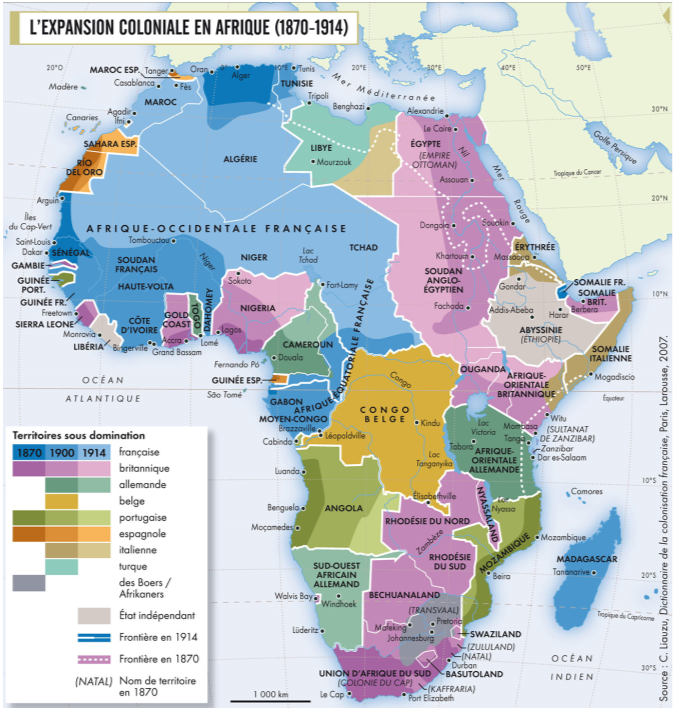
#> input picture source-map.png, 673 x 710 px
$ python trace_text.py
#> lines starting #> are read from the running program, lines starting #| are printed output that depends on the picture; after the words box and inside, x2 and y2 are one past the last pixel; in counts of white or black regions, pixels touching at a corner belong together
#!/usr/bin/env python3
"""Step 5a of the source-map trace: locate every piece of lettering.

The text of the map was read with the OCR of macOS (scratch/redraw/ocr,
on a 4x copy of the scan) and corrected by hand in FIX / EXTRA below.  Every
label is then fitted to the ink of the scan: the bounding box is refined to
the ink pixels that lie inside (a little margin around) the OCR box, city
dots excluded.

The OCR step needs macOS (`swift` + the Vision framework): it is run once
and its result is kept in scratch/.

Output: data/trace_text.json
  dots     [[x, y], ...]           city dots (centre)
  labels   [{t, x0, y0, x1, y1, slant, ink: [[x, y], ...]}]
"""
import json
import os
import subprocess

import numpy as np
from PIL import Image
from scipy import ndimage as ndi

ROOT = os.path.dirname(os.path.dirname(os.path.abspath(__file__)))
OUT = os.path.join(ROOT, 'data')
OCR = os.path.join(ROOT, 'scratch', 'redraw', 'ocr', 'obs.json')


def ocr():
    """Read the lettering of the scan with the text recognition of macOS
    (scripts/trace_ocr.swift) on a 4x copy, unless already done."""
    if os.path.exists(OCR):
        return
    os.makedirs(os.path.dirname(OCR), exist_ok=True)
    up = os.path.join(os.path.dirname(OCR), 'up4.png')
    im = Image.open(os.path.join(ROOT, 'source-map.png')).convert('RGB')
    im.resize((im.width * 4, im.height * 4), Image.LANCZOS).save(up)
    subprocess.run(['swift', os.path.join(ROOT, 'scripts', 'trace_ocr.swift'), up, OCR], check=True)
#> (this line was passed over: subprocess is not available in this run)

# OCR text -> corrected text (same box)
FIX = {
    'Orano': 'Oran', 'Ager': 'Alger', 'Casablanca ,': 'Casablanca', '• Fès': 'Fès', 'Madère •': 'Madère',
    'Benghazi •': 'Benghazi', 'Le Caire o': 'Le Caire', '• Maurzauk': 'Mourzouk', 'RIO': 'RÍO',
    'Tropique du Corcel': 'Tropique du Cancer', 'Assouan o': 'Assouan', 'Arguin?': 'Arguin',
    'lles': 'Îles', 'Souckin •': 'Souakin', 'Dongala o': 'Dongola', 'Loc': 'Lac', 'Tchod': 'Tchad',
    'Khartouno': 'Khartoum', 'Massãoca •': 'Massaoua', 'Sckoto': 'Sokoto', '• FortLamy': 'Fort-Lamy',
    'Fachada o': 'Fachoda', 'AcdisAbeto': 'Addis-Abeba', 'Haror': 'Harar', 'Freetown!': 'Freetown',
    '• ogos': 'Lagos', 'Manrovia •': 'Monrovia', 'ccra •': 'Accra', '•Douala': 'Douala',
    '• Mogodiscio': 'Mogadiscio', 'GUINÉE ESP:': 'GUINÉE ESP.', 'Equctenr': 'Équateur', '•Witu': 'Witu',
    '• Kindu': 'Kindu', 'Momu': 'Mombasa', '• Léopoldville': 'Léopoldville', 'rZanzibar': 'Zanzibar',
    '• Dor es Salaam': 'Dar es-Salaam', 'Tangonyika': 'Tanganyika', 'Luanda o': 'Luanda',
    'Elischeftvile': 'Elisabethville', 'Benguelo•': 'Benguela', 'Nyossa': 'Nyassa', 'MoçamedesO': 'Moçamedes',
    '• Pretonic': 'Pretoria', 'Mafeking®': 'Mafeking', '-SWAZILAND': 'SWAZILAND', 'Jchannesburg': 'Johannesburg',
    '-(ZULULAND)': '(ZULULAND)', '-(NATAL)': '(NATAL)', '•BASUTOLAND': 'BASUTOLAND', 'Le Cap ?': 'Le Cap',
    '• Port Eizabeth': 'Port Elizabeth', '30°5': '30°S', 'Trapique de Capricome': 'Tropique du Capricorne',
    'Y(KAFFRARIA)': '(KAFFRARIA)', 'Saintlouis o': 'Saint-Louis', 'Tombouctou o': 'Tombouctou',
    'Cabindo (': 'Cabinda', '10°S': '10°S',
}
# OCR observations that merge several labels: (text of the OCR line) -> [(text, x0, y0, x1, y1), ...]
SPLIT = {
    'O*E O/Tunis': [('10°E', 271, 65, 283, 72), ('Tunis', 286, 64, 311, 74)],
    'MAROC ESP. Tanger:': [('MAROC ESP.', 88, 66, 141, 75), ('Tanger', 145, 66, 173, 74)],
    'Dokor • SÉNÉGAL': [('Dakar', 20, 246, 42, 256), ('SÉNÉGAL', 50, 248, 94, 259)],
    'LIBÉRIA Bingerville "Grand Bossam': [('LIBÉRIA', 74, 338, 108, 350), ('Bingerville', 111, 337, 152, 347),
                                          ('Grand Bassam', 154, 345, 206, 356)],
    'OUGANDA AFRIQUE-': [('OUGANDA', 458, 364, 500, 376), ('AFRIQUE-', 505, 365, 552, 377)],
    'Toboro AFRIQUE.': [('Tabora', 444, 443, 470, 455), ('AFRIQUE-', 474, 443, 520, 456)],
    'Victonia Tangio': [('Victoria', 468, 424, 497, 435), ('Tanga', 503, 424, 528, 436)],
    'Walvis Bay• Windhoek': [('Walvis Bay', 272, 591, 314, 602), ('Windhoek', 318, 596, 360, 607)],
    'Mer Mediterrante': None,                 # rotated, see EXTRA
    'Golfe Persique': None, 'Rouge': None, 'Congo': None, 'OPIOUEZOUATO': None, '0901': None,
    'DAHOMEY': None, 'FRANÇAISE': None, 'Zambèze': None, 'ON': None, '2007.': None,
    'Paris, Larousse,': None, '•': None, '1000 km': None,
}
# (text, x0, y0, x1, y1, rotation in degrees, optional)  lettering the OCR missed or that is rotated
EXTRA = [
    ('Agadir', 118, 110, 140, 121, 0), ('Ifni', 124, 122, 138, 131, 0), ('Beira', 536, 545, 556, 556, 0),
    ('Nil', 452, 140, 466, 158, -70), ('Niger', 195, 250, 212, 274, -68),
    ('Mer Méditerranée', 327, 70, 440, 100, -11), ('Mer Rouge', 503, 190, 541, 232, 72),
    ('Golfe Persique', 586, 122, 646, 172, -36), ('TOGO', 201, 296, 212, 338, -90),
    ('DAHOMEY', 204, 286, 216, 338, -90), ('AFRIQUE ÉQUATORIALE FRANÇAISE', 345, 270, 372, 440, -78),
    ('Congo', 384, 366, 416, 397, -36), ('Zambèze', 408, 520, 452, 564, -33),
    ('NYASSALAND', 473, 498, 490, 560, -80), ('MOZAMBIQUE', 478, 548, 545, 604, -52),
    ('1 000 km', 250, 688, 292, 702, 0),
    # legend and title lettering
    ('Territoires sous domination', 12, 428, 150, 443, 0),
    ('française', 119, 462, 206, 477, 0), ('britannique', 119, 478, 206, 493, 0),
    ('allemande', 119, 495, 206, 510, 0), ('belge', 119, 511, 206, 526, 0),
    ('portugaise', 119, 527, 206, 542, 0), ('espagnole', 119, 543, 206, 558, 0),
    ('italienne', 119, 559, 206, 574, 0), ('turque', 119, 575, 206, 590, 0),
    ('des Boers /', 119, 591, 206, 607, 0), ('Afrikaners', 119, 608, 206, 624, 0),
    ('État indépendant', 119, 624, 206, 639, 0), ('Frontière en 1914', 119, 644, 206, 656, 0),
    ('Frontière en 1870', 119, 662, 206, 676, 0), ('(NATAL)', 77, 676, 110, 689, 0),
    ('Nom de territoire', 119, 675, 206, 688, 0), ('en 1870', 119, 686, 206, 699, 0),
    ('1870', 19, 447, 46, 458, 0), ('1900', 49, 447, 76, 458, 0), ('1914', 81, 447, 108, 458, 0),
    ("L'EXPANSION COLONIALE EN AFRIQUE (1870-1914)", 26, 17, 350, 38, 0),
    ('Source : C. Liauzu, Dictionnaire de la colonisation française, Paris, Larousse, 2007.', 654, 318, 670, 706, -90),
]
# OCR observations to drop entirely (dots, fragments handled elsewhere)
DROP_TEXT = {'•', 'ON', '2007.', 'Paris, Larousse,', 'O*E O/Tunis', 'MAROC ESP. Tanger:', 'Dokor • SÉNÉGAL',
             'LIBÉRIA Bingerville "Grand Bossam', 'OUGANDA AFRIQUE-', 'Toboro AFRIQUE.', 'Victonia Tangio',
             'Walvis Bay• Windhoek', 'Mer Mediterrante', 'Golfe Persique', 'Rouge', 'Congo', 'OPIOUEZOUATO',
             '0901', 'DAHOMEY', 'FRANÇAISE', 'Zambèze', '1000 km'}


def ink_and_dots():
    """Ink = pixels clearly darker than their surroundings (the local
    background = brightest pixel of the 9 x 9 neighbourhood, which also holds
    for lettering inside the white halo of another label).  City dots are the
    small solid dark blobs that nothing else is attached to."""
    rgb = np.asarray(Image.open(os.path.join(ROOT, 'source-map.png')).convert('RGB')).astype(float)
    lum = rgb @ np.array([0.299, 0.587, 0.114])
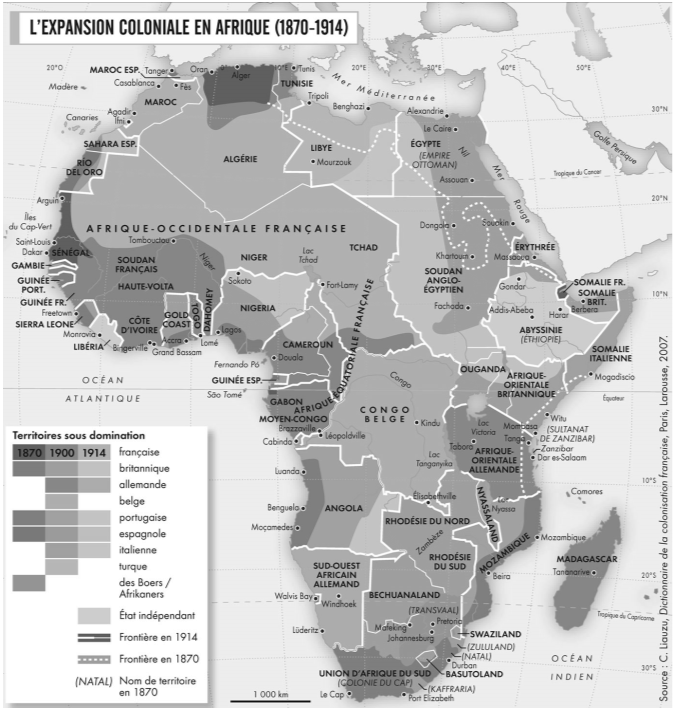
#> lum: shape (710, 673) float64; min 11.87, max 255, mean 199
    med = ndi.median_filter(lum, 3)
    bg = ndi.maximum_filter(med, size=9)
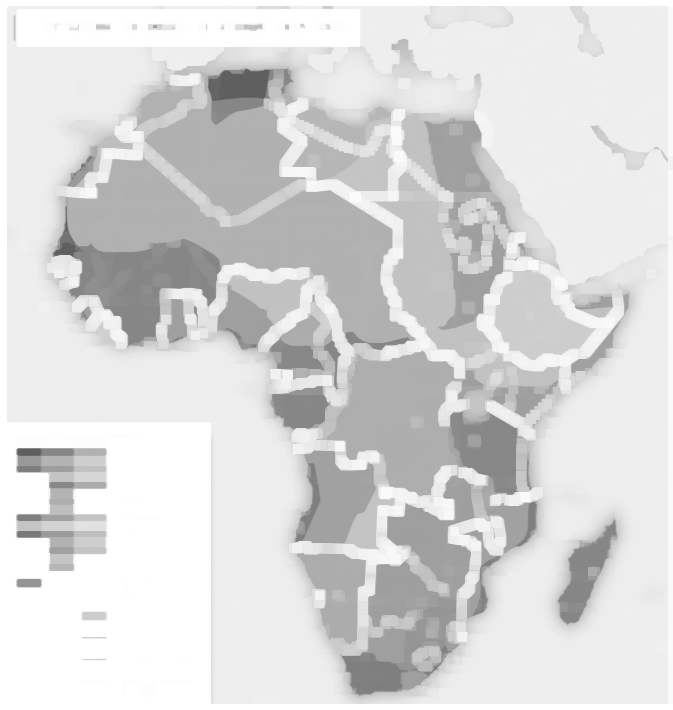
#> bg: shape (710, 673) float64; min 94.06, max 255, mean 217.7
    ink = (bg - med) > 50
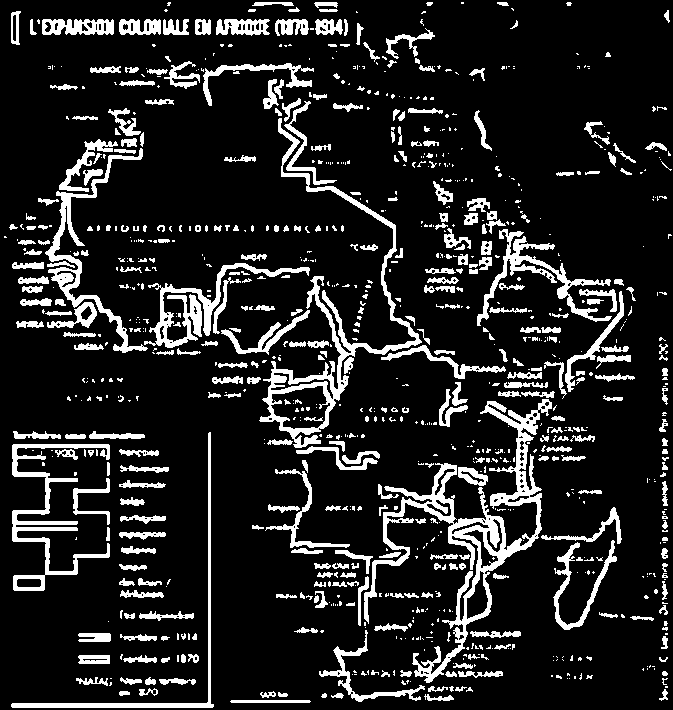
#> ink: shape (710, 673) bool; 13.8% white; 953 white regions (599 under 20 px), largest, box (x1, y1, x2, y2) and area: (364, 399, 552, 683) 8037, (259, 118, 422, 448) 4969, (12, 444, 110, 591) 2864
    # city dots: a solid near-black blob of 2 x 2 .. 3 x 3 px with a pale ring
    dark = lum < 85
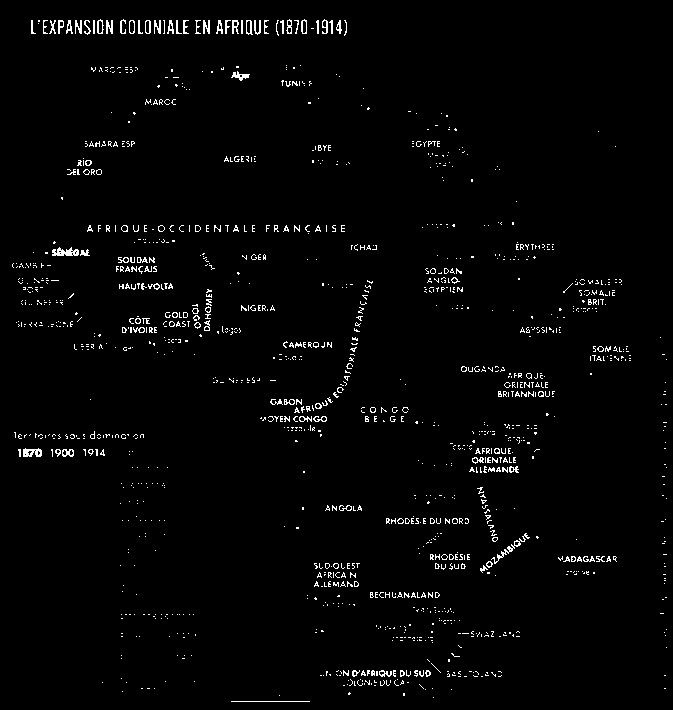
#> dark: shape (710, 673) bool; 2.2% white in thin lines or dots
    dlab, dn = ndi.label(dark, structure=np.ones((3, 3), bool))
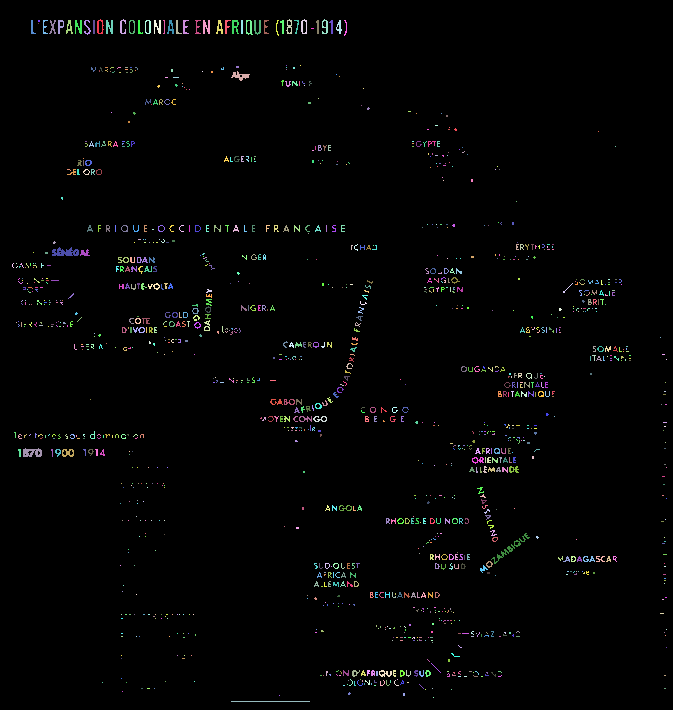
#> dlab: shape (710, 673) int32; 1335 distinct labels, from 0 to 1334; one colour per label, 0 black
#> dn = 1334
    dots = np.zeros(ink.shape, bool)
    centres = []
    for i, sl in enumerate(ndi.find_objects(dlab)):
        comp = dlab[sl] == i + 1
        h, w = sl[0].stop - sl[0].start, sl[1].stop - sl[1].start
        area = int(comp.sum())
        if not (4 <= area <= 9 and 2 <= h <= 3 and 2 <= w <= 3):
            continue
        r = (slice(max(0, sl[0].start - 3), sl[0].stop + 3), slice(max(0, sl[1].start - 3), sl[1].stop + 3))
        around = dlab[r]
        around_comp = around == i + 1
        ring = ndi.binary_dilation(around_comp, structure=np.ones((5, 5), bool)) & ~ndi.binary_dilation(around_comp)
        if int((dark[r] & ring).sum()) > 1:
            continue                                   # attached to lettering
        if np.median(lum[r][ndi.binary_dilation(around_comp, structure=np.ones((7, 7), bool)) & ~around_comp]) < 140:
            continue                                   # no pale ring: part of a dark area
        dots[sl] |= comp
        ys, xs = np.nonzero(comp)
        centres.append([round(float(xs.mean()) + sl[1].start, 1), round(float(ys.mean()) + sl[0].start, 1)])
#> this loop made 1334 passes
#> (h, w, area) on passes 1 to 3: (15, 7, 51), (15, 6, 44), (15, 6, 46)
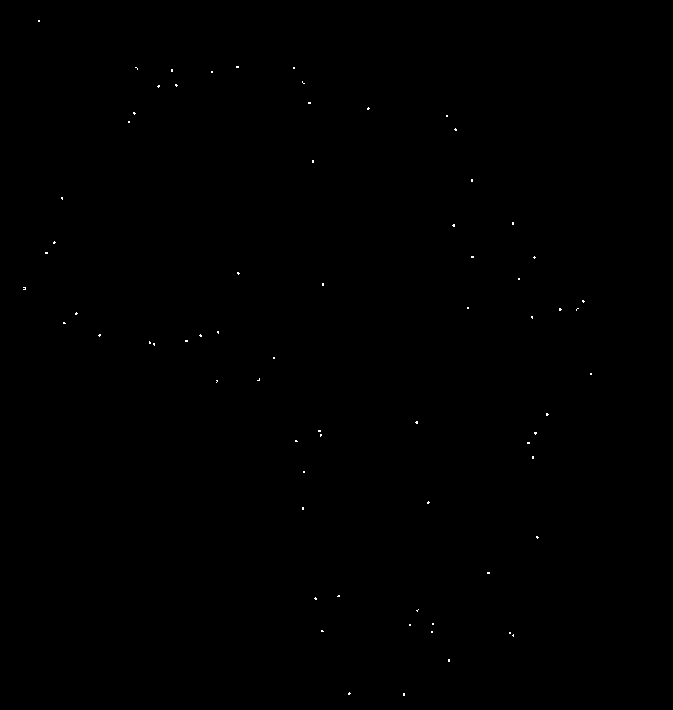
#> dots: shape (710, 673) bool; 0.08% white in thin lines or dots, all inside (x1, y1, x2, y2) = (23, 20, 592, 696)
#> after the loop, centres = 70 pairs, first value 24.1 to 590.5, second value 20.5 to 694
    return ink & ~dots, centres


def refine(ink, box, rot=0):
    """Ink of one label: connected ink components inside the box grown by 2 px
    that reach into the box itself.  Returns the pixel list (x, y)."""
    H, W = ink.shape
    x0, y0, x1, y1 = [int(round(v)) for v in box]
    gx0, gy0, gx1, gy1 = max(0, x0 - 2), max(0, y0 - 2), min(W, x1 + 2), min(H, y1 + 2)
    sub = ink[gy0:gy1, gx0:gx1]
    lab, n = ndi.label(sub, structure=np.ones((3, 3), bool))
    inner = np.zeros_like(sub)
    inner[max(0, y0 - gy0):max(0, y1 - gy0), max(0, x0 - gx0):max(0, x1 - gx0)] = True
    keep = np.unique(lab[inner & (lab > 0)])
    m = np.isin(lab, keep)
    ys, xs = np.nonzero(m)
    return [[int(x + gx0), int(y + gy0)] for x, y in zip(xs, ys)]


def main():
    ocr()
    ink, centres = ink_and_dots()
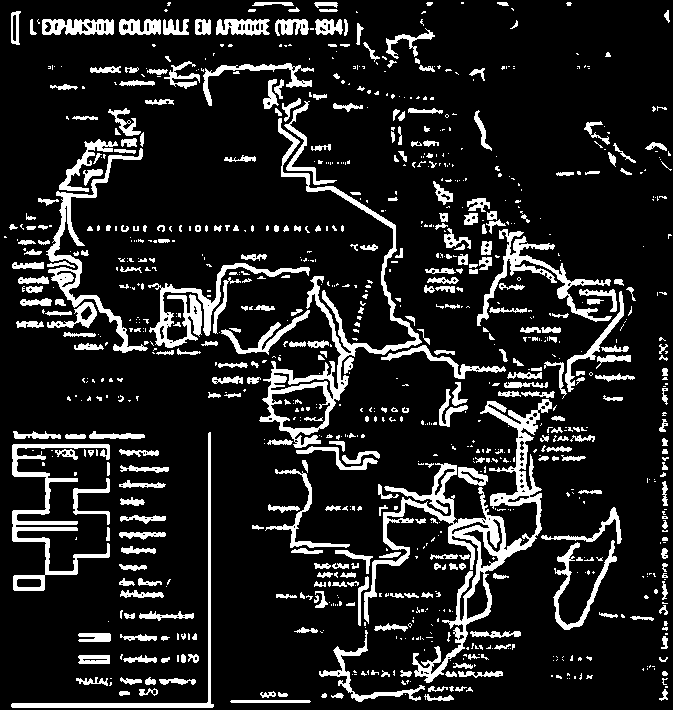
#> ink: shape (710, 673) bool; 13.7% white; 959 white regions (605 under 20 px), largest, box (x1, y1, x2, y2) and area: (364, 399, 552, 683) 7993, (259, 118, 422, 448) 4951, (12, 444, 110, 591) 2864
#> (the run stopped early here; a loop or call above may not have finished)
